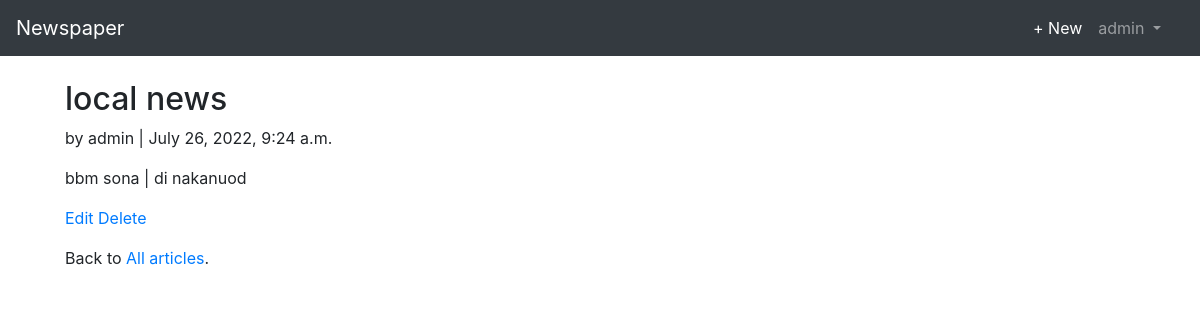
/articles/1/ (signed in), run on the app's committed database.
### users/models.py (models this page shows)
class CustomUser(AbstractUser):
    age = models.PositiveIntegerField(null=True, blank=True)

### articles/models.py (models this page shows, shortened)
class Article(models.Model):
    title = models.CharField(max_length=255)
    body = models.TextField()
    date = models.DateTimeField(auto_now_add=True)
    author = models.ForeignKey(
        get_user_model(),
        on_delete = models.CASCADE,
    )

### articles/views.py (the view)
class ArticleDetailView(LoginRequiredMixin,DetailView):
    model = Article
    template_name = 'article_detail.html'
    login_url = 'login'

### users/templates/article_detail.html
{% extends 'base.html' %}
{% block content %}
    <div class="article-entry">
        <h2>{{object.title}}</h2>
            <p>by {{object.author}} | {{object.date}}</p>
            <p>{{object.body}}</p>
    </div>
    <p><a href="{% url 'article_edit' article.pk %}">Edit</a>
        <a href="{% url 'article_delete' article.pk %}">Delete</a>
    </p>Back to <a href="{% url 'article_list' %}">All articles</a>.</p>
{% endblock  %}

### users/templates/base.html (shortened to what this page needs)
<!DOCTYPE html>
<link rel="stylesheet" href="https://stackpath.bootstrapcdn.com/bootstrap/5.0.0-alpha1/css/bootstrap.min.css" html>
    <head>
        <link rel="stylesheet" href="https://stackpath.bootstrapcdn.com/bootstrap/4.5.2/css/bootstrap.min.css">
    </head>
    <body>
                <div >
                    <nav class="navbar navbar-expand-sm navbar-dark bg-dark mb-4">
                        <a class="navbar-brand" href="{% url 'home' %}" style="color:white" >Newspaper</a>
                        <div class="container-fluid">
                            <div class="collapse navbar-collapse" id="navbarCollapse">
                                {% if user.is_authenticated %}
                                    <ul class="navbar-nav ml-auto">
                                        <li class="nav-item active">
                                            <li class="nav-item active ">
                                            <a class="nav-link" aria-current="page"
                                                href="{% url 'article_new'%}"
                                                style="color:white">+ New</a></li>
                                            <a class="nav-link dropdown-toggle" href="#" id="userMenu"
                                                data-toggle="dropdown"
                                                aria-haspopup="true"
                                                aria-expanded="false">
                                                {{user.username}}
                                            </a>
                                        </li>
                                    </ul>
                               {% endif %}
                            </div>
                        </div>
                    </nav>
                </div>
                <div style="padding-left: 65px;padding-right:65px">
                    {% block content %}
                    {% endblock content %}
                </div>
    </body>
</html>

### data on the page
CustomUser: username "admin"
Article: title "local news", author "admin", date "July 26, 2022, 9:24 a.m.", body "bbm sona | di nakanuod"
